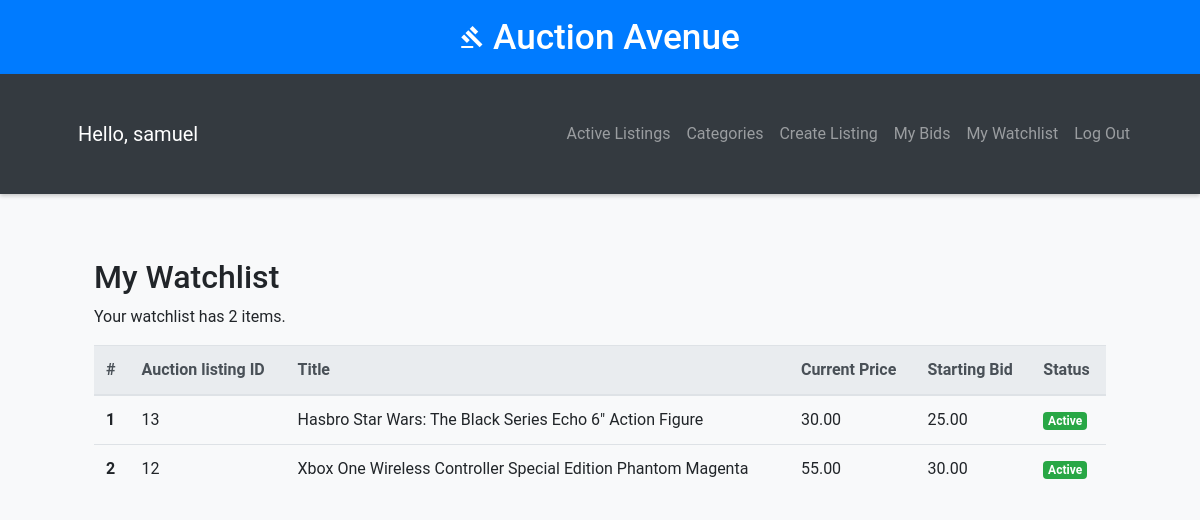
The app's page /watchlist (signed in) with its own data.
### auctions/models.py (models this page shows, shortened)
class User(AbstractUser):
    email = models.EmailField(unique=True)
    def get_username(self):
        return self.username

class Auction(models.Model):
    title = models.CharField(max_length=64)
    description = models.TextField(max_length=512)
    starting_bid = models.DecimalField(max_digits=9, decimal_places=2, default=0.00)
    current_bid = models.DecimalField(max_digits=9, decimal_places=2, default=0.00)
    category = models.ForeignKey(Category, on_delete=models.CASCADE, related_name="auction_category", blank=True, null=True) # related_name search all the auctions with a given category
    imageURL = models.URLField(blank=True)
    seller = models.ForeignKey(User, on_delete=models.CASCADE, related_name="auction_seller")
    closed = models.BooleanField(default=False)
    creation_date = models.DateTimeField(auto_now_add=True)
    update_date = models.DateTimeField(auto_now=True, null=True)
    end_date = models.DateTimeField(null=False, blank=False)

### auctions/views.py (the view)
# urls.py: path("watchlist", views.watchlist, name="watchlist"),
@login_required(login_url="login")
def watchlist(request):
    try:
        watchlist = Watchlist.objects.get(user=request.user)
        auctions = watchlist.auctions.all().order_by('-id')
        watchingNum = watchlist.auctions.all().count()
    except ObjectDoesNotExist:
        watchlist = None
        auctions = None
        watchingNum = 0
    return render(request, "auctions/watchlist.html", {
        "watchlist": watchlist,
        "auctions": auctions,
        "watchingNum": watchingNum
    })

### auctions/templates/auctions/watchlist.html
{% extends "auctions/layout.html" %}
{% block body %}
<div class="container">
    <h2>My Watchlist</h2>
    {% if watchlist %}
    <div><p>Your watchlist has {{ watchingNum }} items.</p></div>
    <table class="table table-hover">
        <thead class="thead-light">
          <tr>
            <th scope="col">#</th>
            <th scope="col">Auction listing ID</th>
            <th scope="col">Title</th>
            <th scope="col">Current Price</th>
            <th scope="col">Starting Bid</th>
            <th scope="col">Status</th>
          </tr>
        </thead>
        <tbody>
        {% for auction in auctions %}
          <tr>
            <th scope="row">{{ forloop.counter }}</th>
            <td>{{ auction.id }}</td>
            <td><a href="{% url 'listing' auction.id %}" style="color: inherit;">{{ auction.title }}</a></td>
            <td>{{ auction.current_bid }}</td>
            <td>{{ auction.starting_bid }}</td>
            <td>
                {% if auction.closed %}
                <span class="badge badge-danger" id="status">Closed</span>
                {% else %}
                <span class="badge badge-success" id="status">Active</span>
                {% endif %}
            </td>
          </tr>
        {% endfor %}
        </tbody>
      </table>
      {% else %}
      <p>No items in your watchlist.</p>
      {% endif %}
</div>
{% endblock %}

### auctions/templates/auctions/layout.html (shortened to what this page needs)
{% load static %}
<!DOCTYPE html>
<html lang="en">
<head>
    <link rel="stylesheet" href="https://stackpath.bootstrapcdn.com/bootstrap/4.4.1/css/bootstrap.min.css">
    <link href="{% static 'auctions/styles.css' %}" rel="stylesheet">
</head>
<body>
    <header>
        <h1><i class="material-icons" >gavel</i> Auction Avenue</h1>
    </header>
    <nav class="navbar navbar-expand-lg navbar-dark">
        <div class="container">
            <a class="navbar-brand" >Hello, {{ user.get_username }}</a>
            <div class="collapse navbar-collapse" id="navbarNav">
                <ul class="navbar-nav ml-auto">
                    <li class="nav-item"><a class="nav-link" href="{% url 'index' %}">Active Listings</a></li>
                    <li class="nav-item"><a class="nav-link" href="{% url 'categories' %}">Categories</a></li>
                    {% if user.is_authenticated %}
                        <li class="nav-item"><a class="nav-link" href="{% url 'create' %}">Create Listing</a></li>
                        <li class="nav-item"><a class="nav-link" href="{% url 'mybiddings' %}">My Bids</a></li>
                        <li class="nav-item"><a class="nav-link" href="{% url 'watchlist' %}">My Watchlist</a></li>
                        <li class="nav-item"><a class="nav-link" href="{% url 'logout' %}">Log Out</a></li>
                    {% else %}
                        <li class="nav-item"><a class="nav-link" href="{% url 'login' %}">Log In</a></li>
                        <li class="nav-item"><a class="nav-link" href="{% url 'register' %}">Register</a></li>
                    {% endif %}
                </ul>
            </div>
        </div>
    </nav>
    <div class="container">
        {% block body %}{% endblock %}
    </div>
</body>
</html>

### auctions/static/auctions/styles.css (style rules this page uses)
body { margin: 10px; padding: 10px; }

### auctions/templates/auctions/layout.html (style rules this page uses)
body { font-family: 'Roboto', sans-serif; margin: 0; padding: 0; background: #f8f9fa; transition: background-color 0.3s; }
header { background: #007bff; color: #fff; padding: 1rem; text-align: center; box-shadow: 0 4px 8px rgba(0, 0, 0, 0.2); transition: background-color 0.3s; }
header h1 { margin: 0; font-size: 2.2rem; animation: fadeInDown 1s; }
nav { background: #343a40; color: #fff; padding: 0.5rem; box-shadow: 0 2px 4px rgba(0, 0, 0, 0.2); transition: background-color 0.3s; }
nav a { color: #fff; padding: 0.5rem 1rem; text-decoration: none; transition: color 0.3s, transform 0.3s; }
.container { padding: 2rem; animation: fadeInUp 1s; }

### records on screen
User: get_username "samuel"
Auction: id "13", title "Hasbro Star Wars: The Black Series Echo 6\" Action Figure", current_bid "30.00", starting_bid "25.00", closed "Active"
Auction: id "12", title "Xbox One Wireless Controller Special Edition Phantom Magenta", current_bid "55.00", starting_bid "30.00", closed "Active"

### other values on screen
{{ watchingNum }} "2"
